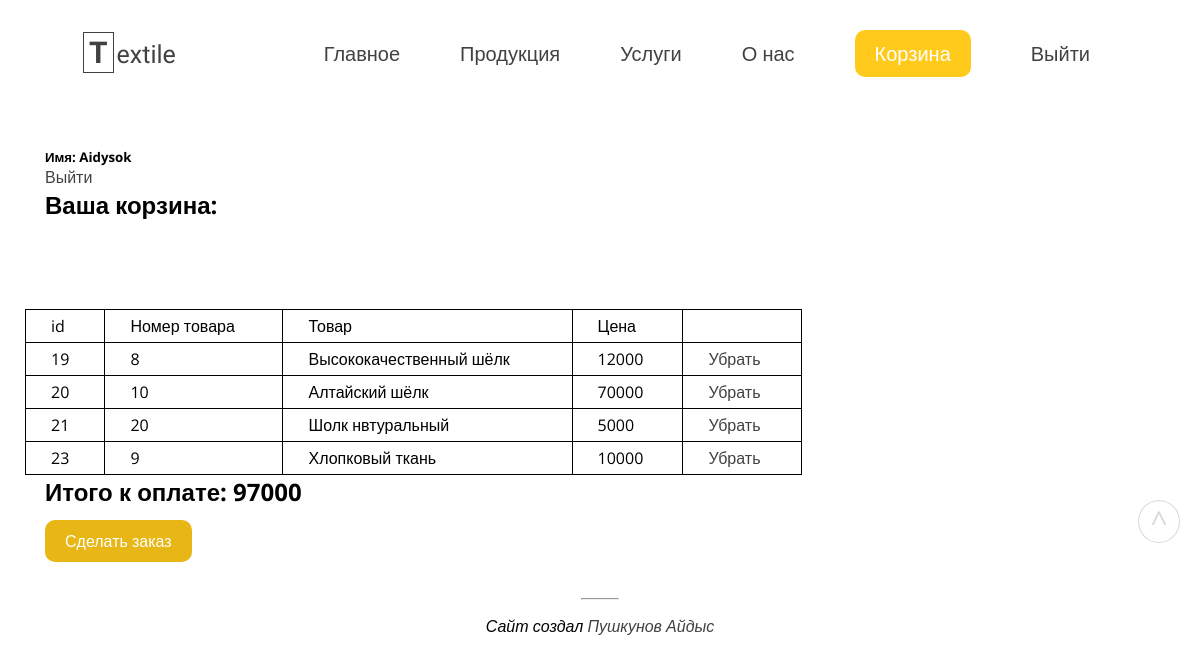
/site-pages/basket.php?userid=false&productid=false (signed in), run on the app's committed database.
### tables this page shows
CREATE TABLE `basket_users` (
  `id_basket` int NOT NULL AUTO_INCREMENT,
  `user_id` int DEFAULT NULL,
  `product_id` int DEFAULT NULL,
  `buy` tinyint(1) DEFAULT '0',
  PRIMARY KEY (`id_basket`),
  KEY `user_id` (`user_id`),
  KEY `product_id` (`product_id`),
  CONSTRAINT `basket_users_ibfk_1` FOREIGN KEY (`user_id`) REFERENCES `users` (`id`),
  CONSTRAINT `basket_users_ibfk_2` FOREIGN KEY (`product_id`) REFERENCES `products` (`id`)
);

CREATE TABLE `products` (
  `id` int NOT NULL AUTO_INCREMENT,
  `image` varchar(255) DEFAULT NULL,
  `title` varchar(255) DEFAULT NULL,
  `price` varchar(255) DEFAULT NULL,
  PRIMARY KEY (`id`)
);

### site-pages/basket.php (the view, shortened to what this page needs)
<?php
    include "../includes/db.php";
?>
<!DOCTYPE html>
<html lang="ru">
<head>
    <link rel="stylesheet" href="../style/style.css">
    <link rel="stylesheet" href="../style/main.css">
    <link rel="stylesheet" href="../style/navigation.css">
    <link rel="stylesheet" type="text/css" href="../style/product-block.css">
    <link rel="stylesheet" type="text/css" href="../style/profile.css">
    <link rel="stylesheet" type="text/css" href="../style/basket.css">
</head>
<body>
    <div id="header" class="container">
        <header>
            <nav scrolling="no">
                <div class="menu" scrolling="no">
                    <div class="logo">
                        <a href="index.html ">
                            <div class="text">
                                <b>T</b><span>extile</span>
                            </div>
                        </a>
                    </div>
                    <div class="menu-items" scrolling="no">
                        <ul>
                            <li><a href="./profile.php">Главное</a></li>
                            <li><a href="./products.php">Продукция</a></li>
                            <li><a href="./services.php">Услуги</a></li>
                            <li><a href="./about.php">О нас</a></li>
                            <li><a href="./basket.php?productid=false&userid=false" class="basket" id="basket-user">Корзина</a></li>
                            <li><a href="./logout.php">Выйти</a></li>
                        </ul>
                    </div>
                </div>
            </nav>
        </header>
        <article>
                <div class="user-name">
                    <h5>Имя: <?php echo($_SESSION['user_name']); ?></h5>
                    <a href="./logout.php">Выйти</a>
                </div>
                <div class="basket-style">
                    <h1>Ваша корзина:</h1>
                </div>
                <table class="table-basket">
                <tr><td>id</td><td class="table-number">Номер товара</td><td>Товар</td><td>Цена</td></tr>
                <?php
                    $count_all = 0;
                    $product_id = $_GET['productid'];
                    if ($product_id == 'false') {
                        $basket_callback = "SELECT * FROM `basket_users` WHERE user_id = {$_SESSION['user_id']}";
                        $result_basket = mysqli_query($conn, $basket_callback);
                        foreach($result_basket as $row) {
                            echo("<br>");
                            $row_product = $row['product_id'];
                            $idbasket= $row['id_basket'];
                            $product_result = mysqli_query($conn, "SELECT * FROM `products` WHERE id={$row_product}");
                            foreach($product_result as $res) {
                                $product_id = $res['id'];
                                $product_title = $res['title'];
                                $product_price = $res['price'];
                                $count_all = $count_all + $product_price;
                                echo("<tr><td>$idbasket</td><td class='table-number'>$product_id</td><td>$product_title</td><td>$product_price</td><td><a href='./delete-product_from_basket.php?deleteid=$idbasket'>Убрать</a></td></tr>");
                            }
                        }
                    }
                ?>
                </table>
                <?php echo("<h2>Итого к оплате: $count_all</h2> <br><a href='basket-render.php?userid={$_SESSION["user_id"]}' class='button-order'>Сделать заказ</a>"); ?>
                <br>
        </article>
        <footer>
            <div class="author">
                <hr>
                <i>Сайт создал <a href="mailto:MyWayInProgramming@gmail.com">Пушкунов Айдыс</a></i>
            </div>
        </footer>
    </div>
    <a href="#header"><div class="button-top">^</div></a>
</body>
</html>

### style/style.css (style rules this page uses)
* { margin: 0; padding: 0; }
html { scroll-behavior: smooth; }
body { font-family: 'Open Sans', sans-serif; }
a { transition: .3s; text-decoration: none; color: rgb(65, 65, 65); }
.menu { margin-top: 25px; display: flex; justify-content: space-between; padding: 10px; }
.menu-items { margin-right: 70px; transition: .4s; }
.menu-items ul { display: flex; }
.menu-items ul li { list-style: none; margin: 5px 30px; font-size: 20px; }
.menu-items ul li a { padding-top: 10px; text-decoration: none; color: rgb(65, 65, 65); transition: .3s; }
#basket-user { color: white; }
.logo { cursor: pointer; margin-left: 70px; }
.logo a { text-decoration: none; }
.text { color: rgb(65, 65, 65); font-size: 25px; font-family: 'Montserrat Alternates', sans-serif; }
.text b { font-size: 30px; border: 1px solid rgb(65, 65, 65); ; padding: 2px 5px; margin: 3px; color: rgb(65, 65, 65); }
.container { display: grid; grid-template-columns: auto auto; grid-template-rows: repeat(3); grid-gap: 1em; grid-template-areas: "header header header" "article article sidebar-R" "footer footer footer"; margin: 0 auto; width: 100%; max-width: 2000px; overflow: hidden; }
header { grid-area: header; margin-bottom: 50px; }
article { grid-area: article; margin-left: 10px; }
footer { grid-area: footer; text-align: center; margin-top: 10px; }
footer hr { color: rgb(65, 65, 65); width: 3%; margin: 15px auto; }
footer .author { margin: 20px auto; }
footer .author a { color: rgb(65, 65, 65); text-decoration: none; }
.button-top { opacity: .2; position: fixed; top: 500px; right: 20px; text-align: center; width: 40px; font-size: 30px; border: 1px solid rgb(65, 65, 65); border-radius: 50%; z-index: 1000; }

### style/product-block.css (style rules this page uses)
* { margin: 0; padding: 0; }

### style/profile.css (style rules this page uses)
.user-name { margin-left: 35px; }
.basket { background-color: rgb(255, 202, 28); color: white; border-radius: 10px; padding: 10px 20px; }

### style/basket.css (style rules this page uses)
.basket-style h1 { margin-left: 35px; }
h2 { margin-left: 35px; }
.table-basket { width: 100%; overflow: auto; -webkit-overflow-scrolling: touch; cursor: pointer; margin-left: 15px; margin-right: 5px; border-collapse: collapse; border: 1px solid black; }
table tr td { border: 1px solid black; padding: 5px 25px; }
.button-order { margin-left: 35px; color: white; border-radius: 10px; padding: 10px 20px; background-color: rgb(232, 182, 21); }

### data on the page
basket_users: id_basket "19"
products: id "8", title "Высококачественный шёлк", price "12000"
basket_users: id_basket "20"
products: id "10", title "Алтайский шёлк", price "70000"
basket_users: id_basket "21"
products: id "20", title "Шолк нвтуральный", price "5000"
basket_users: id_basket "23"
products: id "9", title "Хлопковый ткань", price "10000"

### other printed values
$_SESSION['user_name'] "Aidysok"
$count_all "97000"
